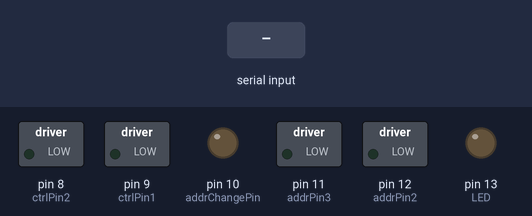
Simulated run of this sketch. Board: Arduino Uno, built with avr-gcc and run on an emulated ATmega328P. On the bench: switched loads named in the sketch (green lamp = pin HIGH), output pins drawn as LEDs (lit = HIGH). The test bench sets the inputs (shaded band). What the sketch prints to the serial monitor is not drawn.

Above: at 1.2 s.
1.3 s: "A" received over Serial
At 2.8 s:
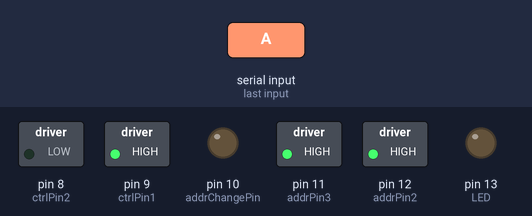
3.1 s: byte 115 ('s') received over Serial
At 4.3 s:
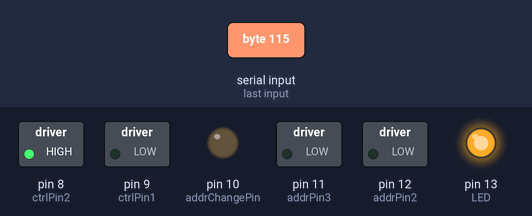
4.9 s: byte 99 ('c') received over Serial
At 5.7 s:
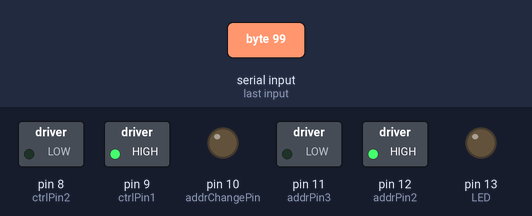
6.7 s: byte 118 ('v') received over Serial
At 8.2 s:
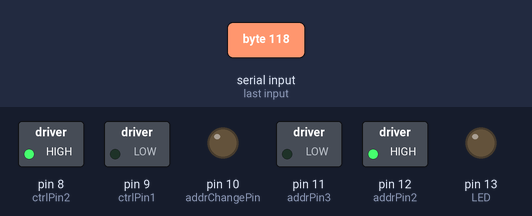
8.5 s: byte 98 ('b') received over Serial
At 9.7 s:
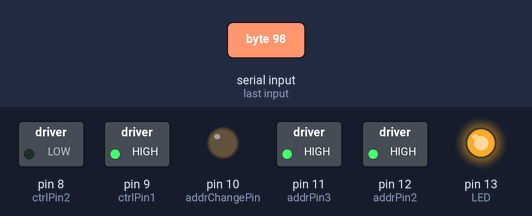
10.3 s: byte 110 ('n') received over Serial
At 11.0 s:
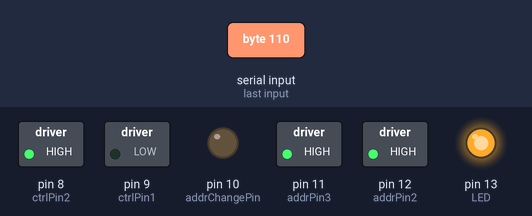
Timing chart, 0 to 13.1 s (numbered marks = the images above; inputs shaded):
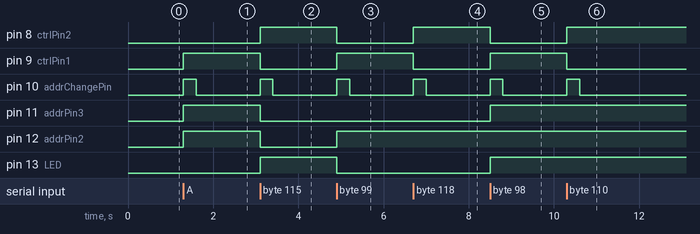

Measured:
- after the input at 1.3 s, pin 9 (ctrlPin1), pin 11 (addrPin3), pin 12 (addrPin2): LOW → HIGH at once; pin 10 (addrChangePin): LOW → HIGH at once, → LOW 0.30 s later
- after the input at 3.1 s, pin 8 (ctrlPin2), pin 13 (LED): LOW → HIGH at once; pin 9 (ctrlPin1), pin 11 (addrPin3), pin 12 (addrPin2): HIGH → LOW at once; pin 10 (addrChangePin): LOW → HIGH at once, → LOW 0.30 s later
- after the input at 4.9 s, pin 8 (ctrlPin2), pin 13 (LED): HIGH → LOW at once; pin 9 (ctrlPin1), pin 12 (addrPin2): LOW → HIGH at once; pin 10 (addrChangePin): LOW → HIGH at once, → LOW 0.30 s later
- after the input at 6.7 s, pin 8 (ctrlPin2): LOW → HIGH at once; pin 9 (ctrlPin1): HIGH → LOW at once; pin 10 (addrChangePin): LOW → HIGH at once, → LOW 0.30 s later
- after the input at 8.5 s, pin 8 (ctrlPin2): HIGH → LOW at once; pin 9 (ctrlPin1), pin 11 (addrPin3), pin 13 (LED): LOW → HIGH at once; pin 10 (addrChangePin): LOW → HIGH at once, → LOW 0.30 s later
- after the input at 10.3 s, pin 8 (ctrlPin2): LOW → HIGH at once; pin 9 (ctrlPin1): HIGH → LOW at once; pin 10 (addrChangePin): LOW → HIGH at once, → LOW 0.30 s later

The sketch:

manual_ctrl_file.ino
```cpp
//includes
#include <SoftwareSerial.h>
//variables
int LED = 13;
char inputData = 'I';


//===========================

int ctrlPin1 = 9;      //Control Pin 1 Reset
int ctrlPin2 = 8;      //Control Pin 2 Set

int addrChangePin = 10;
int addrPin1 = 13;      //LSB
int addrPin2 = 12;
int addrPin3 = 11;     //MSB

int cmdRight = 2;
int cmdLeft = 1;
int cmdStop = 3;

int initFlag = 1;

int NUMBEROFMOTORS = 5;
int motorAdresses[] = {5,6,7,4,3};

//===========================

void setup() {
  //define the output pin on the Arduino Board
  pinMode(LED, OUTPUT);
  //Setup usb serial connection to computer
  Serial.begin(115200);
  //Setup Arduino Board (Arduino homepage)
  Serial.println("SET BT PAGEMODE 3 2000 1");
  Serial.println("SET BT NAME ARDUINOBT");
  Serial.println("SET BT ROLE 0 f 7d00");
  Serial.println("SET CONTROL ECHO 0");
  Serial.println("SET BT AUTH * 12345");
  Serial.println("SET CONTROL ESCAPE - 00 1");
  Serial.println("SET CONTROL BAUD 115200,8n1");  //works with 115200 baud


//ROBO-ARM
  //-------------------------------------------------------------------------------------------------
  pinMode(ctrlPin1, OUTPUT);
  pinMode(ctrlPin2, OUTPUT);

  pinMode(addrChangePin, OUTPUT);
  pinMode(addrPin1, OUTPUT);
  pinMode(addrPin2, OUTPUT);
  pinMode(addrPin3, OUTPUT);

  digitalWrite(addrChangePin, 0);
  //-------------------------------------------------------------------------------------------------

}

void loop() {
    //wait for incoming data
    if (Serial.available() > 0) {
    // read the oldest byte in the serial buffer:
    inputData = Serial.read();
    //define commands
    checkInput(inputData);
  }
}
//functions
void checkInput(char inputData) {
    switch(inputData)
    {
      case 'A':  //activate
        //digitalWrite(LED, HIGH);
        Serial.write('L');
        execCmd(1, cmdLeft);//cmdRight cmdLeft
        break;
      case 'D':  //deactivate
        //digitalWrite(LED, LOW);
        execCmd(6, 2);
        Serial.write('H');
        break;

 //============================================

      case 'q':  //activate
        Serial.write('L');
        execCmd(1, cmdLeft);//cmdRight cmdLeft
        break;
      case 'w':  //deactivate
        execCmd(1, cmdRight);
        Serial.write('H');
        break;

 //============================================

      case 'e':  //activate
        Serial.write('L');
        execCmd(2, cmdLeft);//cmdRight cmdLeft
        break;
      case 'r':  //activate
        Serial.write('L');
        execCmd(2, cmdRight);//cmdRight cmdLeft
        break;

 //============================================

 //DONT USE THIS MOTOR ==== DANGER
      case 'f':  //activate
        Serial.write('L');
        execCmd(3, cmdLeft);//cmdRight cmdLeft
        break;
      case 'g':  //deactivate
        execCmd(3, cmdRight);
        Serial.write('H');
        break;

 //============================================

      case 'y':  //activate
        Serial.write('L');
        execCmd(4, cmdLeft);//cmdRight cmdLeft
        break;
      case 'x':  //activate
        Serial.write('L');
        execCmd(4, cmdRight);//cmdRight cmdLeft
        break;

  //============================================

      case 'c':  //activate
        Serial.write('L');
        execCmd(5, cmdLeft);//cmdRight cmdLeft
        break;
      case 'v':  //activate
        Serial.write('L');
        execCmd(5, cmdRight);//cmdRight cmdLeft
        break;
  //============================================

      case 'b':  //activate
        Serial.write('L');
        execCmd(0, cmdLeft);//cmdRight cmdLeft
        break;
      case 'n':  //activate
        Serial.write('L');
        execCmd(0, cmdRight);//cmdRight cmdLeft
        break;


 //============================================
      case 's':  //stop all
        execCmd(6, 2);
        Serial.write('H');
        break;
    }
}

void execCmd(int motorNum, int command)
{
  //write Command
  digitalWrite(ctrlPin1, (1 & command));
  digitalWrite(ctrlPin2, (2 & command));

  //Select engine
  digitalWrite(addrPin1, !(1 & motorNum));
  digitalWrite(addrPin2, !(2 & motorNum));
  digitalWrite(addrPin3, !(4 & motorNum));

  //activate Multiplexer
  digitalWrite(addrChangePin, 1);
  delay(300);
  digitalWrite(addrChangePin, 0);
}

void stopMotor()
{

}
```
